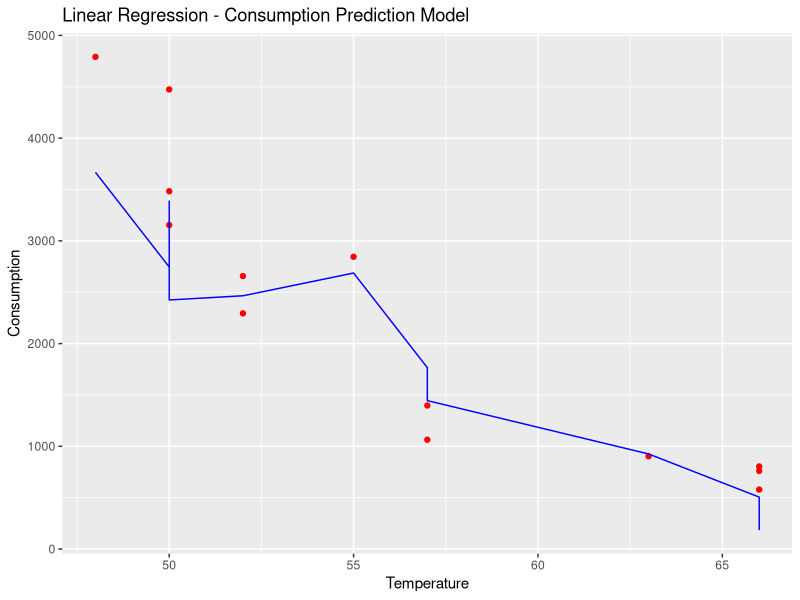
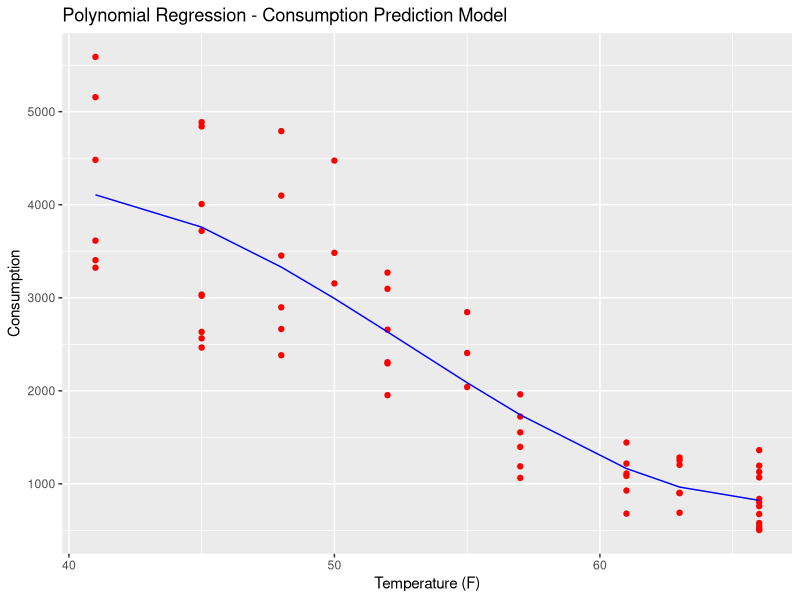
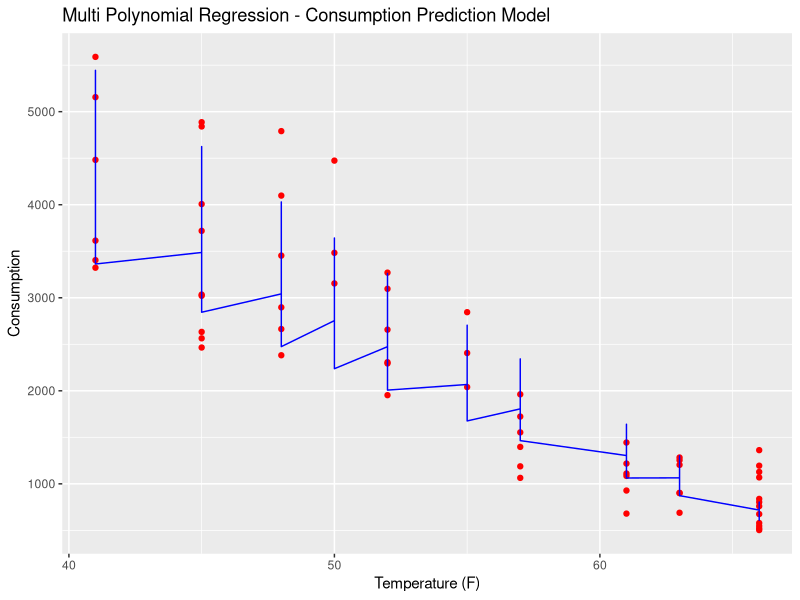
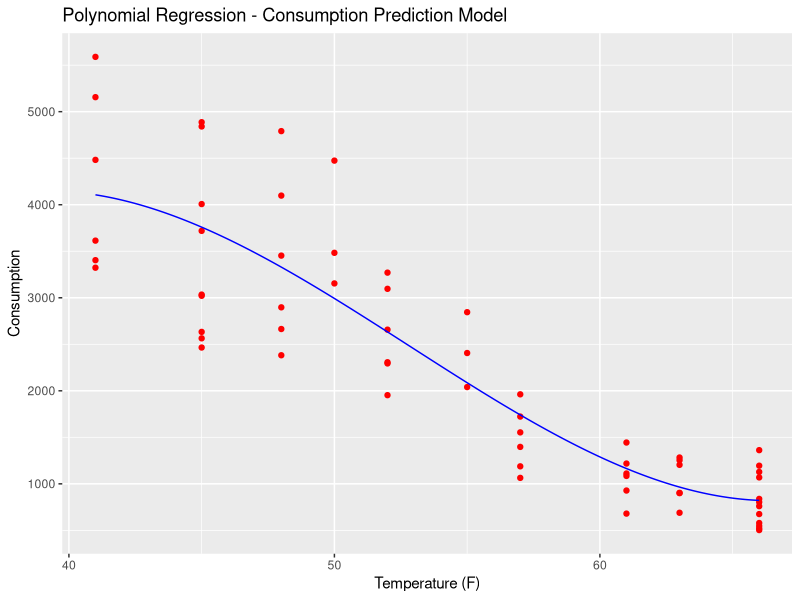

Here is the R script that generated these plots, in order:
# Polynomial Linear Regression - Consumption = K1 Temperature + K1 Temperature ^ 2  + K2 Bedrooms + K3 Month + K4 Min Temp 

# Polynomial Regression

# Importing the dataset
dataset = read.csv('Data.csv')

# Splitting the dataset into the Training set and Test set
library(caTools)
set.seed(123)
split = sample.split(dataset$Consumption, SplitRatio = 0.80)
training_set = subset(dataset, split == TRUE)
test_set = subset(dataset, split == FALSE)

# Fitting Linear Regression to the dataset
lin_reg = lm(formula = Consumption ~ Temp + Bedrooms,
             data = training_set)
summary(lin_reg)


# Predicting the Test set results
y_pred = predict(lin_reg, newdata = test_set)

# Visualising the Linear Regression results
# install.packages('ggplot2')
library(ggplot2)
ggplot() +
  geom_point(aes(x = test_set$Temp, y = test_set$Consumption),
             colour = 'red') +
  geom_line(aes(x = test_set$Temp, y = predict(lin_reg, newdata = test_set)),
            colour = 'blue') +
  ggtitle('Linear Regression - Consumption Prediction Model') +
  xlab('Temperature') +
  ylab('Consumption')

# Fitting Polynomial Regression to the dataset
dataset$Temp2 = dataset$Temp^2
dataset$Temp3 = dataset$Temp^3
dataset$Bedrooms2 = dataset$Bedrooms^2
dataset$Bedrooms3 = dataset$Bedrooms^3

poly_reg = lm(formula = Consumption ~  Temp + Temp2 + Temp3 ,
              data = dataset)

multi_poly_reg = lm(formula = Consumption ~ polym(Temp, Bedrooms, degree=2, raw=TRUE),
                           data = dataset) 

# Visualising the Polynomial Regression results
# install.packages('ggplot2')
library(ggplot2)
ggplot() +
  geom_point(aes(x = dataset$Temp, y = dataset$Consumption),
             colour = 'red') +
  geom_line(aes(x = dataset$Temp, y = predict(poly_reg, newdata = dataset)),
            colour = 'blue') +
  ggtitle('Polynomial Regression - Consumption Prediction Model') +
  xlab('Temperature (F)') +
  ylab('Consumption')

ggplot() +
  geom_point(aes(x = dataset$Temp, y = dataset$Consumption),
             colour = 'red') +
  geom_line(aes(x = dataset$Temp, y = predict(multi_poly_reg, newdata = dataset)),
            colour = 'blue') +
  ggtitle('Multi Polynomial Regression - Consumption Prediction Model') +
  xlab('Temperature (F)') +
  ylab('Consumption')

# Visualising the Regression Model results (for higher resolution and smoother curve)
# install.packages('ggplot2')
library(ggplot2)
x_grid = seq(min(dataset$Temp), max(dataset$Temp), 0.1)
ggplot() +
  geom_point(aes(x = dataset$Temp, y = dataset$Consumption),
             colour = 'red') +
  geom_line(aes(x = x_grid, y = predict(poly_reg,
                                        newdata = data.frame(Temp = x_grid,
                                                             Temp2 = x_grid^2,
                                                             Temp3 = x_grid^3))),
            colour = 'blue') +
  ggtitle('Polynomial Regression - Consumption Prediction Model') +
  xlab('Temperature (F)') +
  ylab('Consumption')



# Predicting a new result with Linear Regression
predict(lin_reg, data.frame(Temp = 51, Bedrooms = 3))

# Predicting a new result with Polynomial Regression
predict(poly_reg, data.frame(Temp = 51,
                             Temp2 = 51^2,
                             Temp3 = 51^3))
